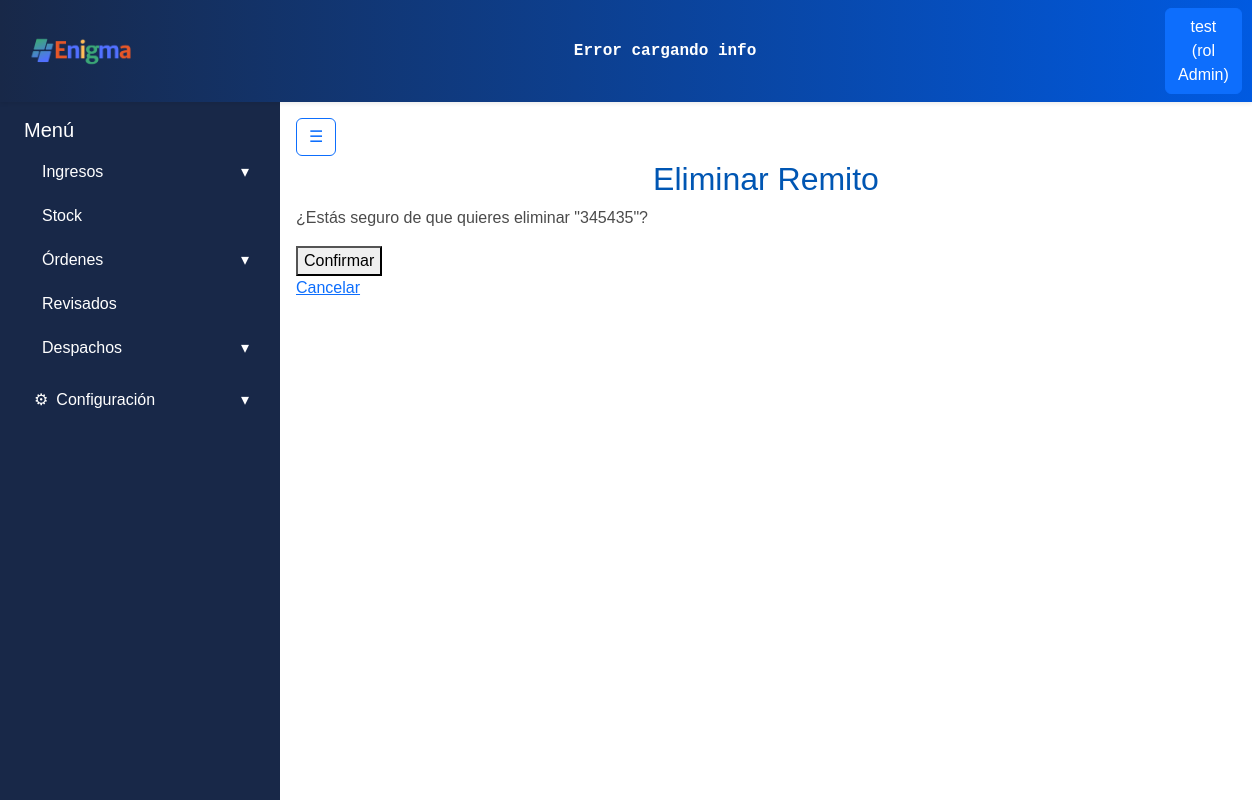
Screenshot of /ingresos/history/eliminar/7/ (signed in) with the database file from the repository.
### apps/usuarios/models.py (models this page shows, shortened)
class Usuarios(AbstractBaseUser):
    username = models.CharField('Nombre de usuario', unique= True, max_length=60)
    email = models.EmailField('Correo electronico', max_length=254, unique= True)
    nombre = models.CharField(max_length=50)
    apellido = models.CharField(max_length=50)
    rol = models.ForeignKey(Roles, on_delete=models.CASCADE)
    activo = models.BooleanField(default=True)
    is_admin = models.BooleanField(default = False)
    is_superuser = models.BooleanField(default=False)
    is_staff = models.BooleanField(default=False)
    objects = UsuariosManager()
    USERNAME_FIELD = 'username'
    REQUIRED_FIELDS = ['nombre', 'apellido', 'email'] #campos necesarios para crear la cuenta por consola

class Roles(models.Model):
    id = models.AutoField(primary_key=True)
    nombre = models.CharField(max_length=50)
    def __str__(self):
        return self.nombre

### apps/ingresos/models.py (models this page shows, shortened)
class Remitos(ModeloBaseConUsuario):
    numero_remito = models.CharField(max_length=20)
    numero_viaje = models.IntegerField()
    detalle_transporte = models.CharField(max_length=30)
    deposito_id = models.ForeignKey('stock.Depositos', on_delete=models.PROTECT)
    fecha_ingreso = models.DateField(auto_now_add=True)
    aprobado = models.BooleanField(default=False)
    productos = models.ManyToManyField('Productos', through='RemitoProducto')

### apps/ingresos/views.py (the view)
# urls.py: path('eliminar/<int:pk>/', eliminar_remito, name='eliminar_remito'),
def eliminar_remito(request, pk):
    remito = get_object_or_404(Remitos, pk=pk)
    if request.method == 'POST':
        remito.delete()
        return redirect('ingresos')
    return render(request, 'remitos/confirmar_eliminar.html', {'remito': remito, 'show_navbar': True})

### apps/ingresos/templates/remitos/confirmar_eliminar.html (shortened to what this page needs)
{% extends "base.html" %}
{% block content %}
<h2>Eliminar Remito</h2>
<p>¿Estás seguro de que quieres eliminar "{{ remito.numero_remito }}"?</p>
<form method="post">
  <button type="submit">Confirmar</button>
</form>
<a href="{% url 'ingresos' %}">Cancelar</a>
{% endblock %}

### templates/includes/header.html (shortened to what this page needs)
{% load static %}
<nav class="navbar navbar-expand-lg shadow-sm navbar-gradient">
  <div class="container-fluid">
    <a class="navbar-brand d-flex align-items-center" href="{% url 'core:dashboard' %}">
      <div class="card-header p-0 bg-transparent border-0">
        <img class="logo_form" src="{% static 'img/enigmaLogoNuevo.png' %}" alt="Enigma Logo">
      </div>
    </a>
    <div class="mx-auto text-center d-none d-lg-block">
        <div class="ticker-container text-white py-1 px-2 rounded">
            <div class="ticker" id="ticker-api">
            </div>
        </div>
    </div>
    <div class="d-flex ms-auto">
      {% if user.is_authenticated %}
        <div class="dropdown">
          <a class="btn btn-primary" href="#" role="button" id="dropdownUser" data-bs-toggle="dropdown" aria-expanded="false">
            {{ user.username }} (rol {{ user.rol }})
          </a>
        </div>
      {% else %}
        <a href="{% url 'usuarios:register' %}" class="btn btn-outline-primary me-2">Registrarse</a>
        <a href="{% url 'usuarios:login' %}" class="btn btn-outline-success">Login</a>
      {% endif %}
    </div>
  </div>
</nav>

### static/css/style.css (style rules this page uses)
:root { --color-bg-navbar-solid:linear-gradient(90deg, #182848 0%, #005ae1 100%); }
.navbar-gradient { background: var(--color-bg-navbar-solid); }
.logo_form { width: auto; height: 40px; margin-right: 10px; margin-left: 0.8rem; }
h2 { color: #e02626; }
body { font-family: Arial, sans-serif; color: #4b4b4b; }
h1, h2 { text-align: center; color: #0056b3; }
.ticker-container { color: #E0F2FE; overflow: hidden; white-space: nowrap; position: relative; width: 1000px; font-weight: bold; font-family: monospace; border-radius: 0.25rem; }
.ticker { display: inline-block; white-space: nowrap; animation: scrollTicker 50s linear infinite; }

### rows the page displays
Usuarios: username "test", rol "Admin"
Remitos: numero_remito "345435"
